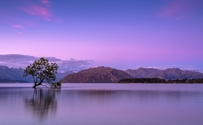
#> input picture Atividade2/images/img_aluno1.jpg, 203 x 125 px, shrunk from 750 x 460 before the run
$ jupyter execute Atividade2.ipynb   (older library calls are emulated)
#> lines starting #> are read from the running program, lines starting #| are printed output that depends on the picture
[cell 1]
import cv2
from matplotlib import pyplot as plt
import numpy as np

[cell 2]
img_aluno1 = cv2.imread('images/img_aluno1.jpg', 0)
#> img_aluno1: shape (125, 203); min 0, max 221, mean 126.5
img_aluno2 = cv2.imread('images/img_aluno2.jpg', 0)
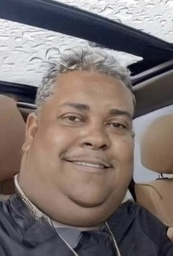
#> input picture Atividade2/images/img_aluno2.jpg, 173 x 256 px, shrunk from 639 x 944 before the run
#> img_aluno2: shape (256, 173); min 0, max 255, mean 115.5

plt.figure(figsize=(12,12))
plt.subplot(121)
plt.imshow(cv2.cvtColor(img_aluno1, cv2.COLOR_BGR2RGB))
plt.subplot(122)
plt.imshow(cv2.cvtColor(img_aluno2, cv2.COLOR_BGR2RGB))

[cell 3]
tamanho_kernel = 10
altura_img1, largura_img1 = img_aluno1.shape
#> altura_img1 = 125; largura_img1 = 203
kernel = np.ones((tamanho_kernel, tamanho_kernel), dtype=np.float32) / (tamanho_kernel**2)
img1_suavizada = np.zeros((altura_img1, largura_img1), dtype=np.uint8)

for y in range(tamanho_kernel//2, altura_img1 - tamanho_kernel//2):
    for x in range(tamanho_kernel//2, largura_img1 - tamanho_kernel//2):
        total = 0
        for i in range(-tamanho_kernel//2, tamanho_kernel//2 + 1):
            for j in range(-tamanho_kernel//2, tamanho_kernel//2 + 1):
                total += img_aluno1[y + i, x + j]
        img1_suavizada[y, x] = total // (tamanho_kernel**2)
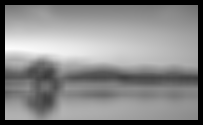
#> img1_suavizada: shape (125, 203); min 0, max 252, mean 134.8

altura_img2, largura_img2 = img_aluno2.shape
#> altura_img2 = 256; largura_img2 = 173
kernel = np.ones((tamanho_kernel, tamanho_kernel), dtype=np.float32) / (tamanho_kernel**2)
img2_suavizada = np.zeros((altura_img2, largura_img2), dtype=np.uint8)

for y in range(tamanho_kernel//2, altura_img2 - tamanho_kernel//2):
    for x in range(tamanho_kernel//2, largura_img2 - tamanho_kernel//2):
        total = 0
        for i in range(-tamanho_kernel//2, tamanho_kernel//2 + 1):
            for j in range(-tamanho_kernel//2, tamanho_kernel//2 + 1):
                total += img_aluno2[y + i, x + j]
        img2_suavizada[y, x] = total // (tamanho_kernel**2)
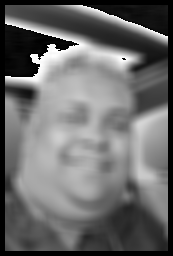
#> img2_suavizada: shape (256, 173); min 0, max 255, mean 107.3

plt.figure(figsize=(12,12))
plt.subplot(121)
plt.imshow(cv2.cvtColor(img1_suavizada, cv2.COLOR_BGR2RGB))
plt.subplot(122)
plt.imshow(cv2.cvtColor(img2_suavizada, cv2.COLOR_BGR2RGB))

[cell 4]
k = 3

altura_img1, largura_img1 = img_aluno1.shape
img1_suavizadaknn = np.zeros((altura_img1, largura_img1), dtype=np.uint8)

for y in range(altura_img1):
    for x in range(largura_img1):
        pixel_value = img_aluno1[y, x]
        neighbors = []

        for i in range(max(0, y - k), min(altura_img1, y + k + 1)):
            for j in range(max(0, x - k), min(largura_img1, x + k + 1)):
                neighbors.append(img_aluno1[i, j])

        mean_value = np.mean(neighbors)
        img1_suavizadaknn[y, x] = mean_value
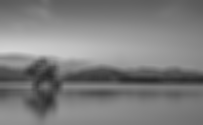
#> img1_suavizadaknn: shape (125, 203); min 41, max 212, mean 126


altura_img2, largura_img2 = img_aluno2.shape
img2_suavizadaknn = np.zeros((altura_img2, largura_img2), dtype=np.uint8)

for y in range(altura_img2):
    for x in range(largura_img2):
        pixel_value = img_aluno2[y, x]
        neighbors = []

        for i in range(max(0, y - k), min(altura_img2, y + k + 1)):
            for j in range(max(0, x - k), min(largura_img2, x + k + 1)):
                neighbors.append(img_aluno2[i, j])

        mean_value = np.mean(neighbors)
        img2_suavizada[y, x] = mean_value
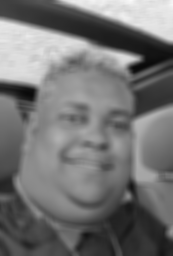
#> img2_suavizada: shape (256, 173); min 10, max 250, mean 115

plt.figure(figsize=(12,12))
plt.subplot(121)
plt.imshow(cv2.cvtColor(img1_suavizadaknn, cv2.COLOR_BGR2RGB))
plt.subplot(122)
plt.imshow(cv2.cvtColor(img2_suavizada, cv2.COLOR_BGR2RGB))

[cell 5]
img_laplaciano_img1 = cv2.Laplacian(img_aluno1, cv2.CV_64F)
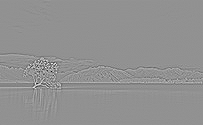
#> img_laplaciano_img1: shape (125, 203) float64; min -318, max 239, mean 0; drawn with min black and max white
img_laplaciano_img2 = cv2.Laplacian(img_aluno2, cv2.CV_64F)
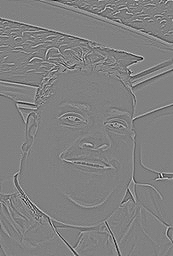
#> img_laplaciano_img2: shape (256, 173) float64; min -224, max 218, mean 0; drawn with min black and max white

plt.figure(figsize=(12, 12))
plt.subplot(121)
plt.imshow(img_laplaciano_img1, cmap='gray')
plt.subplot(122)
plt.imshow(img_laplaciano_img2, cmap='gray')
plt.show()

[cell 6]
roberts_x = np.array([[1, 0], [0, -1]], dtype=np.float32)
roberts_y = np.array([[0, 1], [-1, 0]], dtype=np.float32)

img1_roberts_x = cv2.filter2D(img_aluno1, -1, roberts_x)
img1_roberts_y = cv2.filter2D(img_aluno1, -1, roberts_y)
img1_roberts = cv2.addWeighted(img1_roberts_x, 2, img1_roberts_y, 2, 0)

img2_roberts_x = cv2.filter2D(img_aluno2, -1, roberts_x)
img2_roberts_y = cv2.filter2D(img_aluno2, -1, roberts_y)
img2_roberts = cv2.addWeighted(img2_roberts_x, 2, img2_roberts_y, 2, 0)

plt.figure(figsize=(12,12))
plt.subplot(121)
plt.imshow(cv2.cvtColor(img1_roberts, cv2.COLOR_BGR2RGB))
plt.subplot(122)
plt.imshow(cv2.cvtColor(img2_roberts, cv2.COLOR_BGR2RGB))

[cell 7]
prewitt_x = np.array([[-1, -1, -1], [0, 0, 0], [1, 1, 1]], dtype=np.float32)
prewitt_y = np.array([[-1, 0, 1], [-1, 0, 1], [-1, 0, 1]], dtype=np.float32)

img1_prewitt_x = cv2.filter2D(img_aluno1, -1, prewitt_x)
img1_prewitt_y = cv2.filter2D(img_aluno1, -1, prewitt_y)
img1_prewitt = cv2.addWeighted(img1_prewitt_x, 2, img1_prewitt_y, 2, 0)

img2_prewitt_x = cv2.filter2D(img_aluno2, -1, prewitt_x)
img2_prewitt_y = cv2.filter2D(img_aluno2, -1, prewitt_y)
img2_prewitt = cv2.addWeighted(img2_prewitt_x, 2, img2_prewitt_y, 2, 0)

plt.figure(figsize=(12,12))
plt.subplot(121)
plt.imshow(cv2.cvtColor(img1_prewitt, cv2.COLOR_BGR2RGB))
plt.subplot(122)
plt.imshow(cv2.cvtColor(img2_prewitt, cv2.COLOR_BGR2RGB))

[cell 8]
sobel_x = np.array([[-1, -2, -1], [0, 0, 0], [1, 2, 1]], dtype=np.float32)
sobel_y = np.array([[-1, 0, 1], [-2, 0, 2], [-1, 0, -1]], dtype=np.float32)

img1_sobel_x = cv2.filter2D(img_aluno1, -1, sobel_x)
img1_sobel_y = cv2.filter2D(img_aluno1, -1, sobel_y)
img1_sobel = cv2.addWeighted(img1_sobel_x, 2, img1_sobel_y, 2, 0)
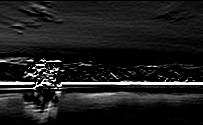
#> img1_sobel: shape (125, 203); min 0, max 255, mean 29.6

img2_sobel_x = cv2.filter2D(img_aluno2, -1, sobel_x)
img2_sobel_y = cv2.filter2D(img_aluno2, -1, sobel_y)
img2_sobel = cv2.addWeighted(img2_sobel_x, 2, img2_sobel_y, 2, 0)
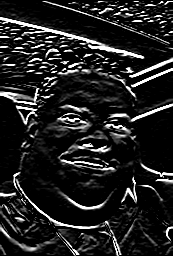
#> img2_sobel: shape (256, 173); min 0, max 255, mean 33.8

plt.figure(figsize=(12,12))
plt.subplot(121)
plt.imshow(cv2.cvtColor(img1_sobel, cv2.COLOR_BGR2RGB))
plt.subplot(122)
plt.imshow(cv2.cvtColor(img2_sobel, cv2.COLOR_BGR2RGB))
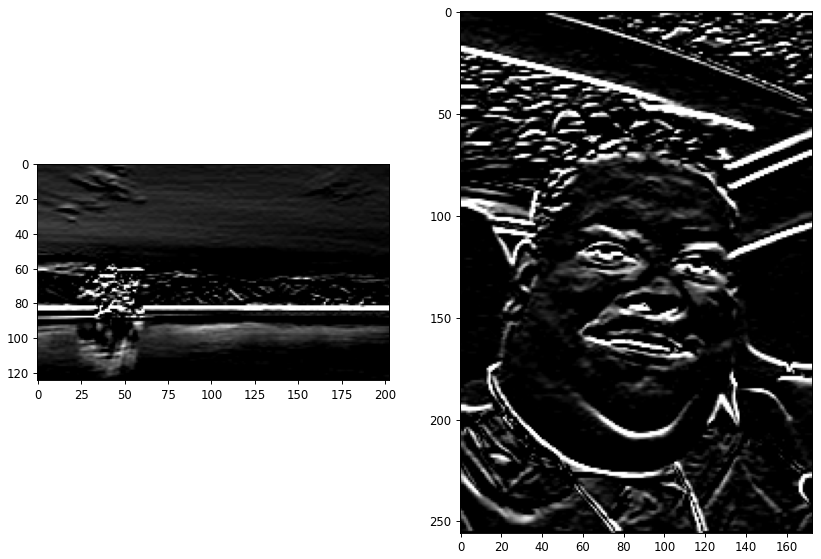
#> figure drawn by matplotlib, 2 panels
